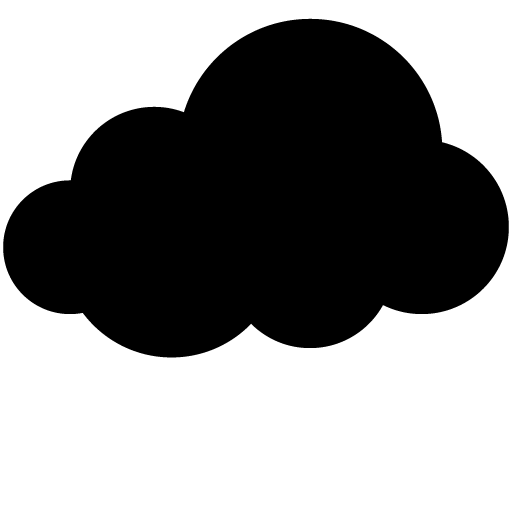
#> input picture UniversityProject_SpamFilter/wordcloud_resources/word_cloud.png, 512 x 512 px
$ jupyter execute --allow-errors V4.5_SpamFilterwithSVM.ipynb
#> lines starting #> are read from the running program, lines starting #| are printed output that depends on the picture
# Imports

[cell 1]
from os import walk
from os.path import join
import numpy as np
import pandas as pd
import nltk
from nltk.corpus import stopwords
from nltk.tokenize import word_tokenize
from bs4 import BeautifulSoup

from PIL import Image
from wordcloud import WordCloud

from collections import Counter

from sklearn import svm
from sklearn.feature_extraction import text
from sklearn.feature_extraction.text import CountVectorizer, TfidfTransformer, TfidfVectorizer
from sklearn.model_selection import GridSearchCV, train_test_split
from sklearn.linear_model import SGDClassifier
from sklearn.metrics import accuracy_score, classification_report, confusion_matrix, ConfusionMatrixDisplay

import gensim
import matplotlib.pyplot as plt
import seaborn as sns

# File Paths

[cell 2]
SPAM_1_FILEPATH = 'UniversityProject_SpamFilter/01_Processing/spam_assassin_corpus/spam_1'
SPAM_2_FILEPATH = 'UniversityProject_SpamFilter/01_Processing/spam_assassin_corpus/spam_2'
HAM_1_FILEPATH = 'UniversityProject_SpamFilter/01_Processing/spam_assassin_corpus/ham_1'
HAM_2_FILEPATH = 'UniversityProject_SpamFilter/01_Processing/spam_assassin_corpus/ham_2'

SPAM_CAT = 1
HAM_CAT = 0

CUSTOM_FONT = 'UniversityProject_SpamFilter/wordcloud_resources/OpenSansCondensed-Bold.ttf'
WORD_CLOUD = 'UniversityProject_SpamFilter/wordcloud_resources/word_cloud.png'
THUMBS_UP = 'UniversityProject_SpamFilter/wordcloud_resources/thumbs-up.png'
THUMBS_DOWN = 'UniversityProject_SpamFilter/wordcloud_resources/thumbs-down.png'
X_ICON = 'UniversityProject_SpamFilter/wordcloud_resources/x-icon.png'

[cell 3]
def email_body_generator(path):
                                    #walk provides a tuple
    for root, dirnames, filenames, in walk(path):
        for file_name in filenames:

            filepath = join(root, file_name)
            stream = open(filepath, encoding='latin-1')
            is_body= False
            lines = []

            #extracts email body
            for line in stream:
                if is_body:
                    lines.append(line)
                elif line == '\n':
                    is_body = True

            stream.close()

            email_body = '\n'.join(lines)

            #loops over the file in the directory and returns the file name and associated email body
            yield file_name, email_body

[cell 4]
def dataframe_from_directory(path, classification):
    rows = []
    row_names = []

    for file_name, email_body in email_body_generator(path):
        rows.append({'MESSAGE': email_body, 'CATEGORY': classification})
        row_names.append(file_name)

    return pd.DataFrame(rows, index=row_names)

[cell 5]
spam_emails = dataframe_from_directory(SPAM_1_FILEPATH, SPAM_CAT)
#> (the rest of this cell did not finish here and is left out)

#> (a cell that did not finish here is left out)

#> (a cell that did not finish here is left out)

[cell 8]
category_names =['Spam', 'Legit Mail']
#> (the rest of this cell did not finish here and is left out)

#> (a cell that did not finish here is left out)

----------------------------------------------------------------------------------------------------------------------
Examples of stop words in English are “a”, “the”, “is”, “are” and etc.
Removing stop words is done to eliminate words that are so commonly used that they carry very little useful information.

The below, is adding multiple dictionaries from different libraries together, in addition to common html words found in the messages.

----------------------------------------------------------------------------------------------------------------------

[cell 10]
sklearn_stopwords = set(text.ENGLISH_STOP_WORDS)
gensim_stopwords = set(gensim.parsing.preprocessing.STOPWORDS)
#> (the rest of this cell did not finish here and is left out)

#> (a cell that did not finish here is left out)

# DATA VISUALISATION

#> (a cell that did not finish here is left out)

[cell 13]
#nested_list

#> (a cell that did not finish here is left out)

#> (a cell that did not finish here is left out)

[cell 16]
icon = Image.open(WORD_CLOUD)
#> icon is the input picture: PIL image 512x512 RGBA; mean R, G, B, A 0, 0, 0, 112
image_mask = Image.new(mode = 'RGB', size = icon.size, color=(255,255,255))
#> image_mask: PIL image 512x512 RGB; every value is 255
image_mask.paste(icon, box = icon)

rgb_array = np.array(image_mask) #converts the image object to an array

#> (the rest of this cell did not finish here and is left out)

[cell 17]
icon = Image.open(THUMBS_UP)
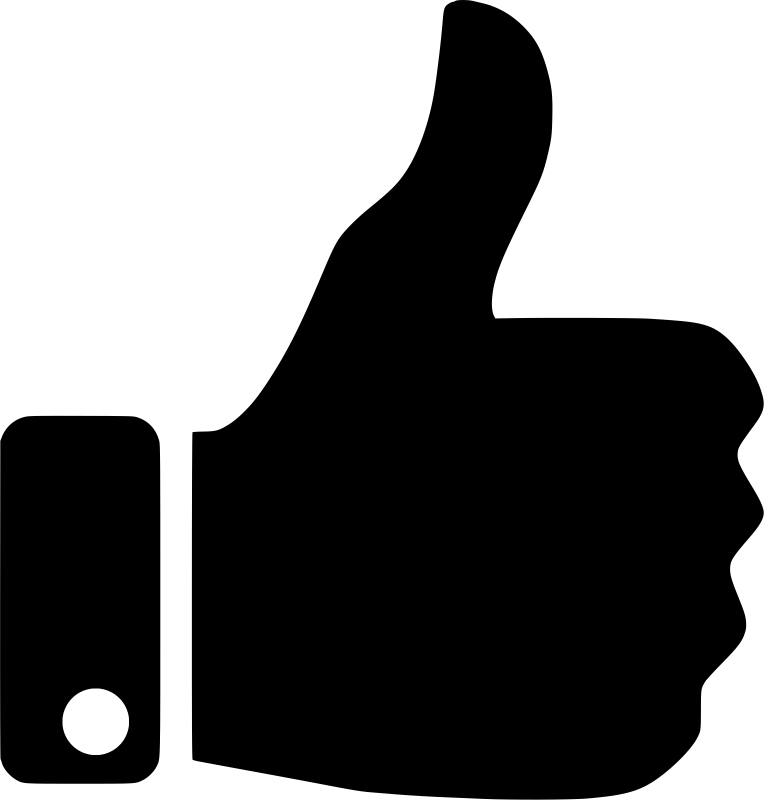
#> input picture UniversityProject_SpamFilter/wordcloud_resources/thumbs-up.png, 1528 x 1600 px (shown at 1/2 size)
#> icon is the input picture: PIL image 1528x1600 RGBA; mean R, G, B, A 0, 0, 0, 142.7
image_mask = Image.new(mode = 'RGB', size = icon.size, color=(255,255,255))
#> image_mask: PIL image 1528x1600 RGB; every value is 255
image_mask.paste(icon, box = icon)

rgb_array = np.array(image_mask) #converts the image object to an array


#> (the rest of this cell did not finish here and is left out)

[cell 18]
icon = Image.open(THUMBS_DOWN)
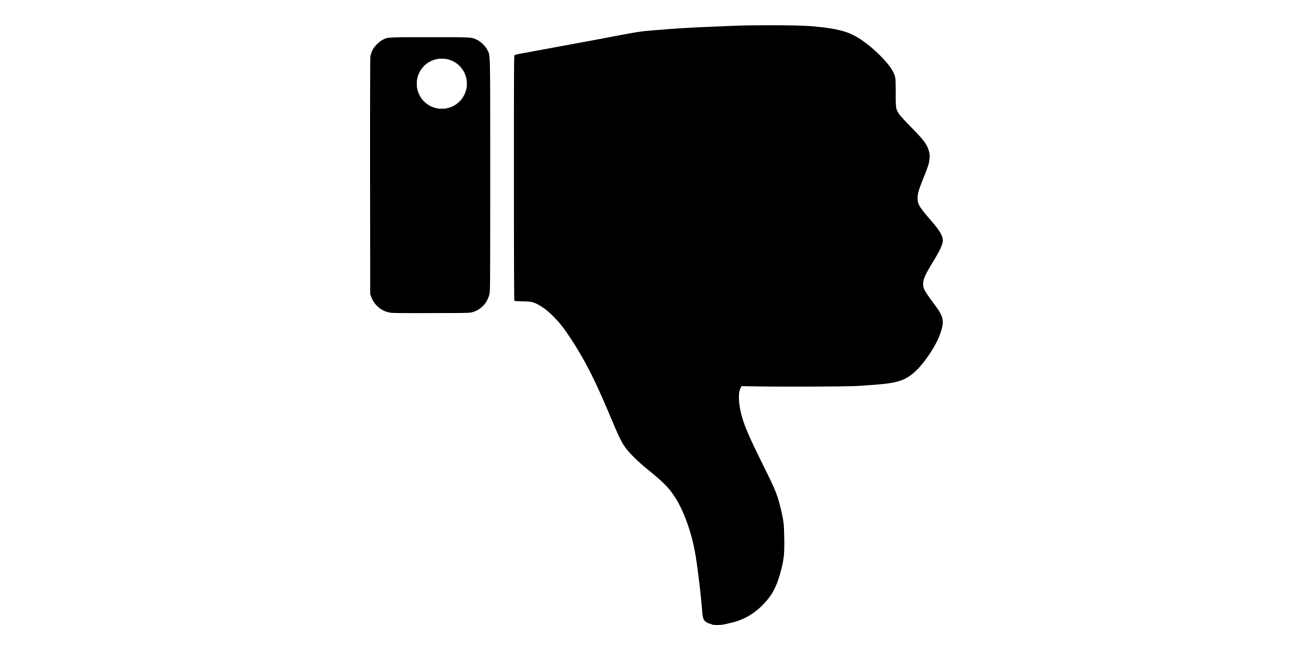
#> input picture UniversityProject_SpamFilter/wordcloud_resources/thumbs-down.png, 2625 x 1300 px (shown at 1/2 size)
#> icon is the input picture: PIL image 2625x1300 RGBA; mean R, G, B, A 0, 0, 0, 57.5
image_mask = Image.new(mode = 'RGB', size = icon.size, color=(255,255,255))
#> image_mask: PIL image 2625x1300 RGB; every value is 255
image_mask.paste(icon, box = icon)

rgb_array = np.array(image_mask) #converts the image object to an array

#> (the rest of this cell did not finish here and is left out)
